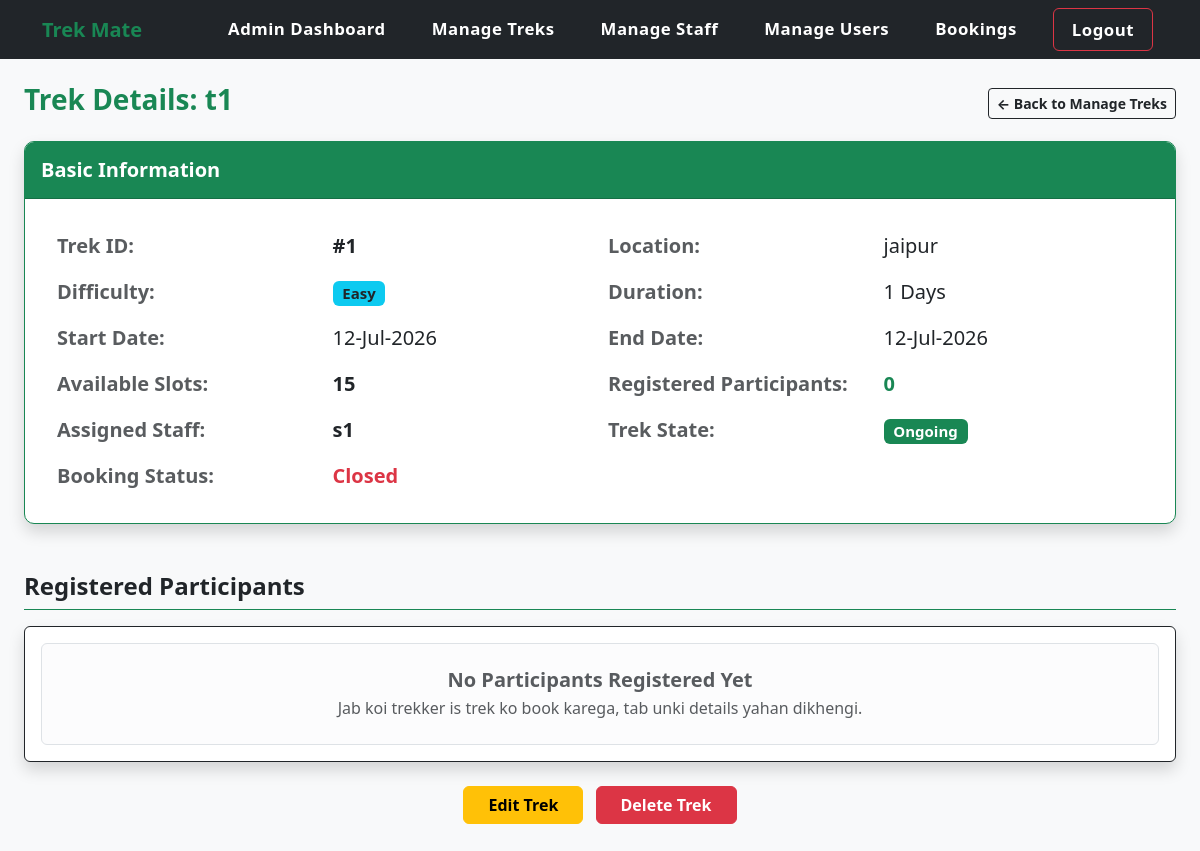
/admin/trek_details/1 (signed in), run on the app's committed database.
### app.py (models this page shows)
class Trek(db.Model):
    __tablename__ = 'trekmate_treks'
    id = db.Column(db.Integer, primary_key=True)
    name = db.Column(db.String(100), nullable=False)
    location = db.Column(db.String(100), nullable=False)
    state = db.Column(db.String(50), nullable=False)
    country = db.Column(db.String(50), nullable=False, default='India')
    description = db.Column(db.Text, nullable=True)
    duration = db.Column(db.Integer, nullable=False)
    difficulty = db.Column(db.String(20), nullable=False)
    available_slots = db.Column(db.Integer, nullable=False)
    requested_slots = db.Column(db.Integer, nullable=True)
    price = db.Column(db.Float, nullable=False, default=0.0)
    status = db.Column(db.String(15), nullable=False, default='Upcoming')
    start_date = db.Column(db.Date, nullable=False)
    end_date = db.Column(db.Date, nullable=False)
    staff_id = db.Column(db.Integer, db.ForeignKey('trekmate_staff.id'))
    bookings = db.relationship('Booking', backref='trek', lazy=True)

class User(db.Model):
    __tablename__ = 'trekmate_user'
    id = db.Column(db.Integer, primary_key=True)
    username = db.Column(db.String(60), unique=True, nullable=False)
    email = db.Column(db.String(100), unique=True, nullable=False)
    password = db.Column(db.String(120), nullable=False)
    role = db.Column(db.String(10), nullable=False, default='trekker')
    status = db.Column(db.String(15), default='Active')
    full_name = db.Column(db.String(120))
    phone_number = db.Column(db.String(20), default="")
    gender = db.Column(db.String(10))
    date_of_birth = db.Column(db.Date)
    city = db.Column(db.String(50))
    state = db.Column(db.String(50))
    bio = db.Column(db.Text, default="")
    staff_profile = db.relationship('StaffProfile', backref='user', uselist=False, cascade="all, delete-orphan")
    bookings = db.relationship('Booking', backref='user', lazy=True)

### app.py (the view)
@app.route("/admin/trek_details/<int:trek_id>")
def trek_details(trek_id):
    if session.get('user_id') == None or session.get('role') != 'admin':
        return redirect(url_for('login'))
    trek = Trek.query.get(trek_id)
    if trek == None:
        flash("Trek not found!", "error")
        return redirect(url_for('manage_treks'))
    return render_template("trek_details.html", trek=trek, today=date.today())

### templates/trek_details.html
{% extends 'base.html' %}
{% block content %}
<div class="row mb-3 align-items-center">
    <div class="col-md-8">
        <h3 class="text-success fw-bold">Trek Details: {{ trek.name }}</h3>
    </div>
    <div class="col-md-4 text-end">
        <a href="{{ url_for('manage_treks') }}" class="btn btn-outline-dark btn-sm fw-bold">← Back to Manage Treks</a>
    </div>
</div>
<div class="card shadow border-success mb-5" style="border-radius: 10px; overflow: hidden;">
    <div class="card-header bg-success text-white py-3">
        <h5 class="mb-0 fw-bold">Basic Information</h5>
    </div>
    <div class="card-body p-4">
        <table class="table table-borderless table-hover mb-0 fs-5">
            <tbody>
                <tr>
                    <th class="text-muted w-25">Trek ID:</th>
                    <td class="fw-bold">#{{ trek.id }}</td>
                    <th class="text-muted w-25">Location:</th>
                    <td>{{ trek.location }}</td>
                </tr>
                <tr>
                    <th class="text-muted">Difficulty:</th>
                    <td><span class="badge bg-info text-dark">{{ trek.difficulty | default('N/A') }}</span></td>
                    <th class="text-muted">Duration:</th>
                    <td>{{ trek.duration }} Days</td>
                </tr>
                <tr>
                    <th class="text-muted">Start Date:</th>
                    <td>{{ trek.start_date.strftime('%d-%b-%Y') }}</td>
                    <th class="text-muted">End Date:</th>
                    <td>{{ trek.end_date.strftime('%d-%b-%Y') }}</td>
                </tr>
                <tr>
                    <th class="text-muted">Available Slots:</th>
                    <td class="fw-bold">{{ trek.available_slots }}</td>
                    <th class="text-muted">Registered Participants:</th>
                    <td class="fw-bold text-success">{{ trek.participants | length }}</td>
                </tr>
                <tr>
                    <th class="text-muted">Assigned Staff:</th>
                    <td class="fw-bold">
                        {% if trek.staff %}
                            {{ trek.staff.user.username }}
                        {% else %}
                            <span class="text-danger">Not Assigned</span>
                        {% endif %}
                    </td>
                    <th class="text-muted">Trek State:</th>
                    <td>
                        {% if trek.end_date < today %}
                            <span class="badge bg-dark">Completed</span>
                        {% elif trek.start_date > today %}
                            <span class="badge bg-secondary">Upcoming</span>
                        {% else %}
                            <span class="badge bg-success">Ongoing</span>
                        {% endif %}
                    </td>
                </tr>
                <tr>
                    <th class="text-muted">Booking Status:</th>
                    <td colspan="3">
                        {% if trek.start_date <= today or trek.available_slots <= 0 or trek.status == 'Closed' %}
                            <span class="text-danger fw-bold">Closed</span>
                        {% else %}
                            <span class="text-success fw-bold">Open</span>
                        {% endif %}
                    </td>
                </tr>
            </tbody>
        </table>
    </div>
</div>
<h4 class="text-dark fw-bold mb-3 border-bottom border-success pb-2">Registered Participants</h4>
<div class="card shadow border-dark mb-4">
    <div class="card-body p-0 table-responsive">
        {% if trek.bookings %}
            <table class="table table-hover mb-0 text-center align-middle">
                <thead class="table-success">
                    <tr>
                        <th>Booking ID</th>
                        <th>Trekker Name</th>
                        <th>Email Address</th>
                        <th>Seats Booked</th>
                    </tr>
                </thead>
                <tbody>
                    {% for booking in trek.bookings %}
                    <tr>
                        <td class="fw-bold">#{{ booking.id }}</td>
                        <td class="fw-bold text-success">{{ booking.user.username }}</td>
                        <td>{{ booking.user.email }}</td>
                        <td class="fw-bold">{{ booking.seats_booked }}</td>
                    </tr>
                    {% endfor %}
                </tbody>
            </table>
        {% else %}
            <div class="alert alert-light text-center m-3 p-4 border text-muted">
                <h5 class="fw-bold mb-1">No Participants Registered Yet</h5>
                <p class="mb-0">Jab koi trekker is trek ko book karega, tab unki details yahan dikhengi.</p>
            </div>
        {% endif %}
    </div>
</div>
<div class="text-center mt-4 mb-5">
    {% if trek.end_date >= today %}
        <a href="{{ url_for('edit_trek', trek_id=trek.id) }}" class="btn btn-warning px-4 fw-bold me-2">Edit Trek</a>
    {% else %}
        <button class="btn btn-secondary px-4 fw-bold me-2" disabled >Edit Trek</button>
    {% endif %}
    <a href="{{ url_for('delete_trek', trek_id=trek.id) }}" class="btn btn-danger px-4 fw-bold" onclick="return confirm('Are you sure you want to delete this trek?');">Delete Trek</a>
</div>
{% endblock %}

### data on the page
Trek: name "t1", id "1", location "jaipur", difficulty "Easy", duration "1", start_date "12-Jul-2026", end_date "12-Jul-2026", available_slots "15"
User: staff.user.username "s1"

### other printed values
{{ trek.participants | length }} "0"
